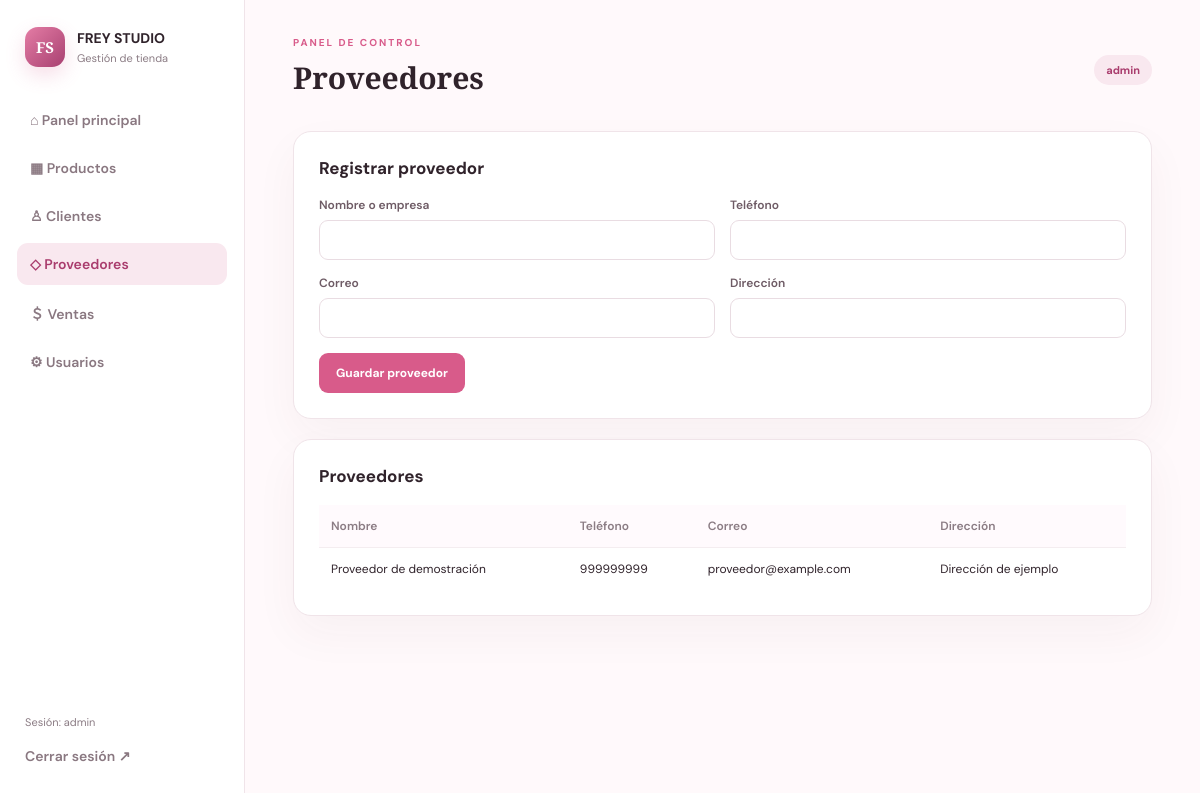
/index.php?page=providers (signed in), run on the app's committed database.
### tables this page shows
CREATE TABLE proveedores (
 id_proveedor INT AUTO_INCREMENT PRIMARY KEY,
 nombre VARCHAR(150) NOT NULL, telefono VARCHAR(25), correo VARCHAR(150), direccion VARCHAR(255),
 activo TINYINT(1) NOT NULL DEFAULT 1
);

### database.php (called while the page is built, shortened)
<?php
function db(): PDO
{
    $dsn = 'mysql:host=' . DB_HOST . ';dbname=' . DB_NAME . ';charset=utf8mb4';
    $pdo = new PDO($dsn, DB_USER, DB_PASS, [
        PDO::ATTR_ERRMODE => PDO::ERRMODE_EXCEPTION,
        PDO::ATTR_DEFAULT_FETCH_MODE => PDO::FETCH_ASSOC,
        PDO::ATTR_EMULATE_PREPARES => false,
    ]);
    return $pdo;
}

### bootstrap.php (called while the page is built, shortened)
<?php
require_once __DIR__ . '/../config/database.php';
function e(?string $value): string { return htmlspecialchars($value ?? '', ENT_QUOTES, 'UTF-8'); }

### providers.php (the view, shortened to what this page needs)
<?php
function render_providers(): void {
    if(($_SESSION['user']['rol']??'')==='admin') echo '<section class="panel"><h2>Registrar proveedor</h2><form class="form-grid" method="post" action="index.php?page=provider-save"><input type="hidden" name="csrf" value="'.e(csrf_token()).'"><label>Nombre o empresa<input name="nombre" required></label><label>Teléfono<input name="telefono"></label><label>Correo<input type="email" name="correo"></label><label>Dirección<input name="direccion"></label><div class="wide"><button class="btn primary">Guardar proveedor</button></div></form></section>';
    $rows=db()->query('SELECT * FROM proveedores ORDER BY nombre')->fetchAll(); echo '<section class="panel"><h2>Proveedores</h2><table><tr><th>Nombre</th><th>Teléfono</th><th>Correo</th><th>Dirección</th></tr>'; foreach($rows as $r) echo '<tr><td>'.e($r['nombre']).'</td><td>'.e($r['telefono']??'—').'</td><td>'.e($r['correo']??'—').'</td><td>'.e($r['direccion']??'—').'</td></tr>'; echo '</table></section>';
}

### style.css (style rules this page uses)
:root { --ink:#30232b;--muted:#8b7c84;--pink:#d85b8a;--rose:#f9e8ef;--line:#f0e4e9;--bg:#fff9fb;--green:#23845b;--shadow:0 18px 45px #5e25300b }
* { box-sizing:border-box }
body { margin:0;background:var(--bg);color:var(--ink);font-family:'DM Sans',sans-serif;font-size:14px }
h1,h2,p { margin-top:0 }
h2 { font-size:17px;margin-bottom:18px }
.stat-card,.panel { background:#fff;border:1px solid var(--line);border-radius:18px;box-shadow:var(--shadow) }
.panel { padding:25px;margin-bottom:20px;overflow:auto }
table { border-collapse:collapse;width:100%;min-width:540px }
th,td { text-align:left;padding:13px 12px;border-bottom:1px solid #f4edf0;font-size:12px }
th { color:var(--muted);font-weight:600;background:#fffafd }
tr:last-child td { border-bottom:0 }
.form-grid { display:grid;grid-template-columns:repeat(2,minmax(0,1fr));gap:15px }
.form-grid label,.login-card label { display:grid;gap:7px;color:#6e5b65;font-size:12px;font-weight:600 }
.form-grid .wide { grid-column:1/-1 }
input,select { font:inherit;color:var(--ink);background:#fff;border:1px solid #e9dce2;border-radius:9px;padding:11px 12px;min-width:0;width:100%;outline:none }
.btn { border:0;border-radius:9px;padding:12px 17px;font:700 12px 'DM Sans',sans-serif;cursor:pointer }
.btn.primary { background:var(--pink);color:#fff }

### data on the page
proveedores: nombre "Proveedor de demostración", telefono "999999999", correo "proveedor@example.com", direccion "Dirección de ejemplo"

### other printed values
$_SESSION['user']['nombre'] "admin"
$_SESSION['user']['rol'] "admin"
